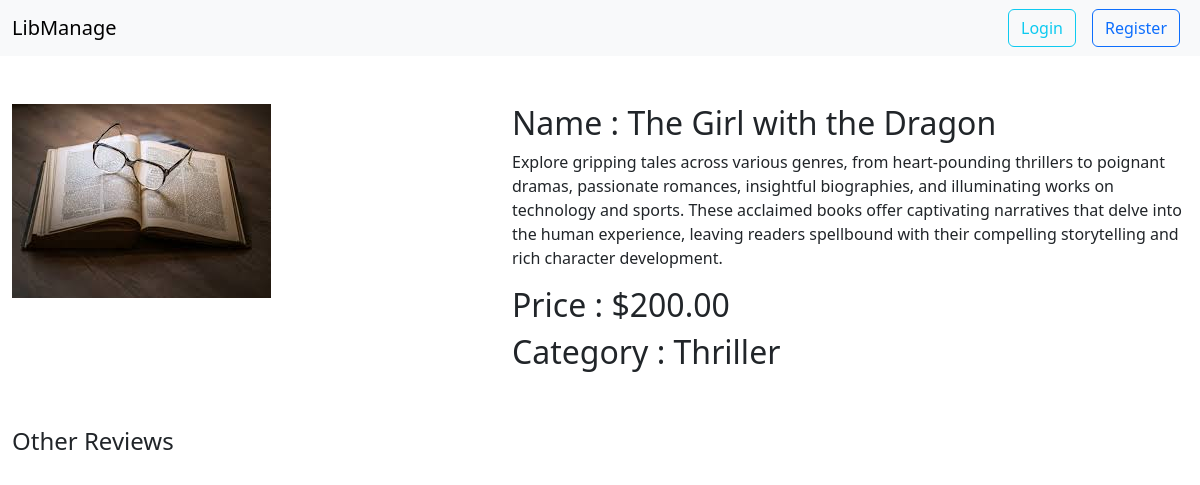
Screenshot of /book/1/ with the database file from the repository.
### book/models.py (models this page shows)
class Book(models.Model) :
    title = models.CharField(max_length=25);
    description = models.CharField(max_length=500);
    image = models.ImageField(upload_to='uploads/media/', blank=True, null=True);
    price = models.DecimalField(decimal_places=2, max_digits=12);
    category=models.ForeignKey(Category, related_name='category', on_delete=models.CASCADE)

### category/models.py (models this page shows)
class Category(models.Model) :
    name = models.CharField(max_length=20);

### book/views.py (the view)
# urls.py: path('<int:pk>/', views.BookDetailView.as_view(), name='detailPage'),
class BookDetailView(DetailView):
    model = Book
    pk_url_kwarg = 'pk'
    template_name = 'bookDetail.html'
    context_object_name = 'book'
    def get_context_data(self, **kwargs):
        context = super().get_context_data(**kwargs)
        context['form'] = ReviewForm()
        context['reviews'] = Review.objects.filter(book=context['book'])
        context['canReview'] = False
        if self.request.user.is_authenticated:
            if Borrow.objects.filter(book=context['book'], user=self.request.user).exists():
                context['canReview'] = True
        return context

### book/templates/bookDetail.html (shortened to what this page needs)
{% extends 'base.html' %}
{% load static %}
{% load crispy_forms_tags %}
{% block content %}
<div class="container-fluid my-5">
    <div class="row">
    <div class="col-5">
      <img src="{% static 'book.jpg' %}"  class="img-fluid object-fit-cover" alt="" />
    </div>
    <div class="col-7">
      <h2>Name : {{book.title}}</h2>
      <p>
        {{book.description}}
      </p>
      <h2>Price : ${{book.price}}</h2>
      <h2>Category : {{book.category.name}}</h2>
    </div>
    <div class="d-flex mt-5">
        <div class=" flex-grow-1">
            <h4>Other Reviews</h4>
        </div>
    </div>
  </div>
</div>
{% endblock %}

### rows the page displays
Book: title "The Girl with the Dragon", description "Explore gripping tales across various genres, from heart-pounding thrillers to poignant dramas, passionate romances, insightful biographies, and illuminating works on technology and sports. These acclaimed books offer captivating narratives that delve into the human experience, leaving readers spellbound with their compelling storytelling and rich character development.", price "200.00", category.name "Thriller"
